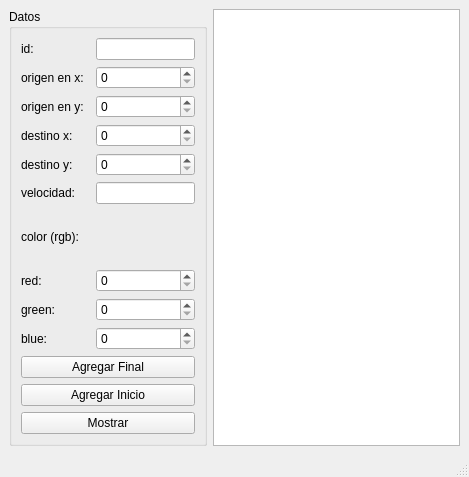
<?xml version="1.0" encoding="UTF-8"?>
<ui version="4.0">
 <class>MainWindow</class>
 <widget class="QMainWindow" name="MainWindow">
  <property name="geometry">
   <rect>
    <x>0</x>
    <y>0</y>
    <width>469</width>
    <height>477</height>
   </rect>
  </property>
  <property name="windowTitle">
   <string>MainWindow</string>
  </property>
  <widget class="QWidget" name="centralwidget">
   <layout class="QGridLayout" name="gridLayout_2">
    <item row="0" column="0">
     <widget class="QGroupBox" name="groupBox">
      <property name="title">
       <string>Datos</string>
      </property>
      <layout class="QGridLayout" name="gridLayout">
       <item row="2" column="0">
        <widget class="QLabel" name="label_3">
         <property name="text">
          <string>origen en y:</string>
         </property>
        </widget>
       </item>
       <item row="12" column="0" colspan="3">
        <widget class="QPushButton" name="agregar_inicio_pushButton">
         <property name="text">
          <string>Agregar Inicio</string>
         </property>
        </widget>
       </item>
       <item row="3" column="0">
        <widget class="QLabel" name="label_4">
         <property name="text">
          <string>destino x:</string>
         </property>
        </widget>
       </item>
       <item row="0" column="0">
        <widget class="QLabel" name="label">
         <property name="text">
          <string>id:</string>
         </property>
        </widget>
       </item>
       <item row="4" column="2">
        <widget class="QSpinBox" name="destino_y_spinBox"/>
       </item>
       <item row="8" column="2">
        <widget class="QSpinBox" name="green_spinBox"/>
       </item>
       <item row="8" column="0" colspan="2">
        <widget class="QLabel" name="label_9">
         <property name="text">
          <string>green:</string>
         </property>
        </widget>
       </item>
       <item row="9" column="0" colspan="2">
        <widget class="QLabel" name="label_10">
         <property name="text">
          <string>blue: </string>
         </property>
        </widget>
       </item>
       <item row="11" column="0" colspan="3">
        <widget class="QPushButton" name="agregar_final_pushButton">
         <property name="text">
          <string>Agregar Final</string>
         </property>
        </widget>
       </item>
       <item row="13" column="0" colspan="3">
        <widget class="QPushButton" name="mostrar_pushButton">
         <property name="text">
          <string>Mostrar</string>
         </property>
        </widget>
       </item>
       <item row="1" column="2">
        <widget class="QSpinBox" name="origen_x_spinBox"/>
       </item>
       <item row="1" column="0">
        <widget class="QLabel" name="label_2">
         <property name="text">
          <string>origen en x:</string>
         </property>
        </widget>
       </item>
       <item row="4" column="0">
        <widget class="QLabel" name="label_5">
         <property name="text">
          <string>destino y: </string>
         </property>
        </widget>
       </item>
       <item row="9" column="2">
        <widget class="QSpinBox" name="blue_spinBox"/>
       </item>
       <item row="2" column="2">
        <widget class="QSpinBox" name="origen_y_spinBox"/>
       </item>
       <item row="3" column="2">
        <widget class="QSpinBox" name="destino_x_spinBox"/>
       </item>
       <item row="7" column="2">
        <widget class="QSpinBox" name="red_spinBox"/>
       </item>
       <item row="5" column="0">
        <widget class="QLabel" name="label_6">
         <property name="text">
          <string>velocidad:</string>
         </property>
        </widget>
       </item>
       <item row="5" column="2">
        <widget class="QLineEdit" name="velocidad_lineEdit"/>
       </item>
       <item row="7" column="0" colspan="2">
        <widget class="QLabel" name="label_8">
         <property name="text">
          <string>red:</string>
         </property>
        </widget>
       </item>
       <item row="6" column="0">
        <widget class="QLabel" name="label_7">
         <property name="text">
          <string>color (rgb):</string>
         </property>
        </widget>
       </item>
       <item row="0" column="2">
        <widget class="QLineEdit" name="id_lineEdit"/>
       </item>
      </layout>
     </widget>
    </item>
    <item row="0" column="1">
     <widget class="QPlainTextEdit" name="plainTextEdit"/>
    </item>
   </layout>
  </widget>
  <widget class="QMenuBar" name="menubar">
   <property name="geometry">
    <rect>
     <x>0</x>
     <y>0</y>
     <width>469</width>
     <height>21</height>
    </rect>
   </property>
  </widget>
  <widget class="QStatusBar" name="statusbar"/>
 </widget>
 <resources/>
 <connections/>
</ui>
